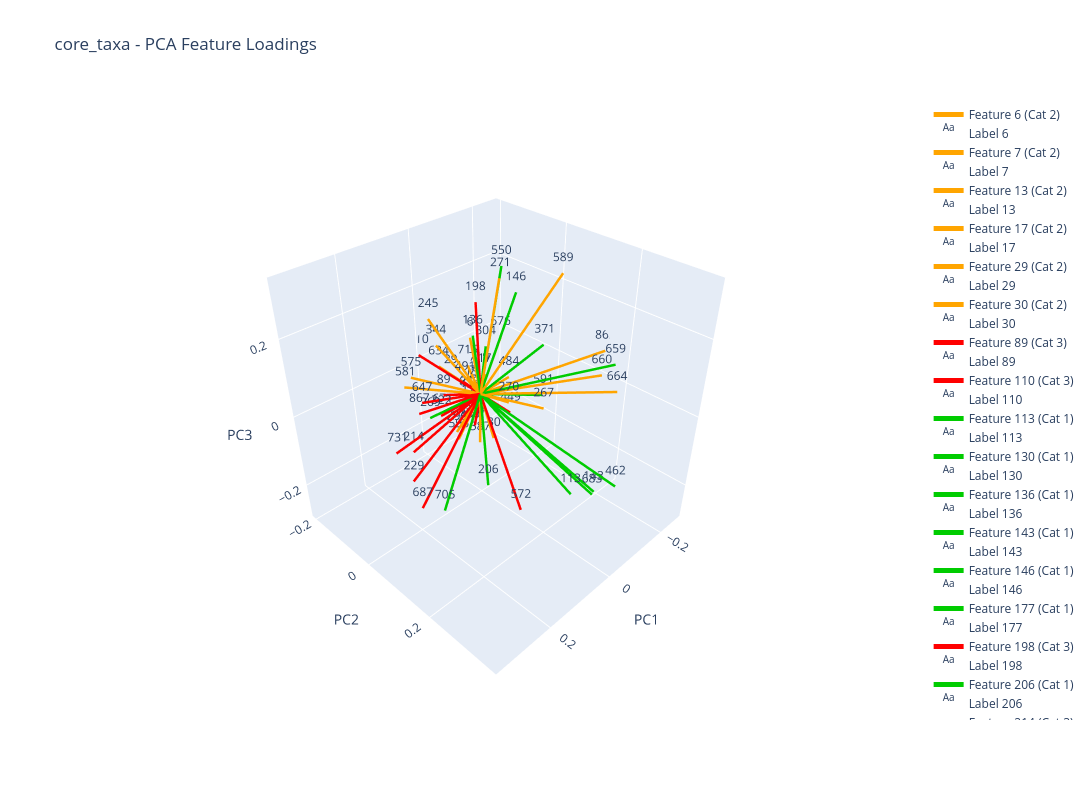

The cell this chart's notebook holds for it:
### Markdown cell above
## 15.8. core_taxa 3D Visualisation

### Code cell
# From the loadings dataframe:Influencers_OLS    # , dataset_name="Influencers_OLS"
plot_pca_feature_loadings(core_taxa, results_core_taxa_Loadings['core_taxa_loadings_df'],
                                                analysis_results_core_taxa,"core_taxa", plot_3d=True)

### Figure 1 — Plotly figure (JSON) as saved in the notebook; plotly's stock layout.template omitted (floating-point values rounded to 4 significant figures)
{"data": [{"line": {"color": "#FFA500", "width": 5}, "mode": "lines", "name": "Feature 6 (Cat 2)", "type": "scatter3d", "x": [0, -0.0177], "y": [0, -0.04744], "z": [0, 0.1233]}, {"mode": "text", "name": "Label 6", "text": ["6"], "textposition": "top center", "type": "scatter3d", "x": [-0.0177], "y": [-0.04744], "z": [0.1233]}, {"line": {"color": "#FFA500", "width": 5}, "mode": "lines", "name": "Feature 7 (Cat 2)", "type": "scatter3d", "x": [0, 0.01064], "y": [0, -0.01497], "z": [0, 0.01929]}, {"mode": "text", "name": "Label 7", "text": ["7"], "textposition": "top center", "type": "scatter3d", "x": [0.01064], "y": [-0.01497], "z": [0.01929]}, {"line": {"color": "#FFA500", "width": 5}, "mode": "lines", "name": "Feature 13 (Cat 2)", "type": "scatter3d", "x": [0, -0.01225], "y": [0, -0.0403], "z": [0, -0.007562]}, {"mode": "text", "name": "Label 13", "text": ["13"], "textposition": "top center", "type": "scatter3d", "x": [-0.01225], "y": [-0.0403], "z": [-0.007562]}, {"line": {"color": "#FFA500", "width": 5}, "mode": "lines", "name": "Feature 17 (Cat 2)", "type": "scatter3d", "x": [0, -0.1098], "y": [0, -0.09194], "z": [0, -0.03829]}, {"mode": "text", "name": "Label 17", "text": ["17"], "textposition": "top center", "type": "scatter3d", "x": [-0.1098], "y": [-0.09194], "z": [-0.03829]}, {"line": {"color": "#FFA500", "width": 5}, "mode": "lines", "name": "Feature 29 (Cat 2)", "type": "scatter3d", "x": [0, -0.001775], "y": [0, -0.09925], "z": [0, 0.003191]}, {"mode": "text", "name": "Label 29", "text": ["29"], "textposition": "top center", "type": "scatter3d", "x": [-0.001775], "y": [-0.09925], "z": [0.003191]}, {"line": {"color": "#FFA500", "width": 5}, "mode": "lines", "name": "Feature 30 (Cat 2)", "type": "scatter3d", "x": [0, -0.03569], "y": [0, 0.007568], "z": [0, -0.145]}, {"mode": "text", "name": "Label 30", "text": ["30"], "textposition": "top center", "type": "scatter3d", "x": [-0.03569], "y": [0.007568], "z": [-0.145]}, {"line": {"color": "#FF0000", "width": 5}, "mode": "lines", "name": "Feature 89 (Cat 3)", "type": "scatter3d", "x": [0, 0.07168], "y": [0, -0.04606], "z": [0, 0.00709]}, {"mode": "text", "name": "Label 89", "text": ["89"], "textposition": "top center", "type": "scatter3d", "x": [0.07168], "y": [-0.04606], "z": [0.00709]}, {"line": {"color": "#FF0000", "width": 5}, "mode": "lines", "name": "Feature 110 (Cat 3)", "type": "scatter3d", "x": [0, 0.009799], "y": [0, -0.1973], "z": [0, 0.02042]}, {"mode": "text", "name": "Label 110", "text": ["110"], "textposition": "top center", "type": "scatter3d", "x": [0.009799], "y": [-0.1973], "z": [0.02042]}, {"line": {"color": "#00CC00", "width": 5}, "mode": "lines", "name": "Feature 113 (Cat 1)", "type": "scatter3d", "x": [0, 0.14], "y": [0, 0.3697], "z": [0, 0.02271]}, {"mode": "text", "name": "Label 113", "text": ["113"], "textposition": "top center", "type": "scatter3d", "x": [0.14], "y": [0.3697], "z": [0.02271]}, {"line": {"color": "#00CC00", "width": 5}, "mode": "lines", "name": "Feature 130 (Cat 1)", "type": "scatter3d", "x": [0, -0.01543], "y": [0, -0.04407], "z": [0, -0.06313]}, {"mode": "text", "name": "Label 130", "text": ["130"], "textposition": "top center", "type": "scatter3d", "x": [-0.01543], "y": [-0.04407], "z": [-0.06313]}, {"line": {"color": "#00CC00", "width": 5}, "mode": "lines", "name": "Feature 136 (Cat 1)", "type": "scatter3d", "x": [0, -0.01107], "y": [0, -0.03191], "z": [0, 0.1379]}, {"mode": "text", "name": "Label 136", "text": ["136"], "textposition": "top center", "type": "scatter3d", "x": [-0.01107], "y": [-0.03191], "z": [0.1379]}, {"line": {"color": "#00CC00", "width": 5}, "mode": "lines", "name": "Feature 143 (Cat 1)", "type": "scatter3d", "x": [0, -0.1831], "y": [0, 0.2056], "z": [0, -0.2816]}, {"mode": "text", "name": "Label 143", "text": ["143"], "textposition": "top center", "type": "scatter3d", "x": [-0.1831], "y": [0.2056], "z": [-0.2816]}, {"line": {"color": "#00CC00", "width": 5}, "mode": "lines", "name": "Feature 146 (Cat 1)", "type": "scatter3d", "x": [0, -0.06305], "y": [0, 0.04689], "z": [0, 0.2574]}, {"mode": "text", "name": "Label 146", "text": ["146"], "textposition": "top center", "type": "scatter3d", "x": [-0.06305], "y": [0.04689], "z": [0.2574]}, {"line": {"color": "#00CC00", "width": 5}, "mode": "lines", "name": "Feature 177 (Cat 1)", "type": "scatter3d", "x": [0, -0.01541], "y": [0, -0.04379], "z": [0, -0.06322]}, {"mode": "text", "name": "Label 177", "text": ["177"], "textposition": "top center", "type": "scatter3d", "x": [-0.01541], "y": [-0.04379], "z": [-0.06322]}, {"line": {"color": "#FF0000", "width": 5}, "mode": "lines", "name": "Feature 198 (Cat 3)", "type": "scatter3d", "x": [0, -0.04967], "y": [0, -0.06004], "z": [0, 0.1976]}, {"mode": "text", "name": "Label 198", "text": ["198"], "textposition": "top center", "type": "scatter3d", "x": [-0.04967], "y": [-0.06004], "z": [0.1976]}, {"line": {"color": "#00CC00", "width": 5}, "mode": "lines", "name": "Feature 206 (Cat 1)", "type": "scatter3d", "x": [0, 0.2316], "y": [0, 0.2456], "z": [0, 0.02059]}, {"mode": "text", "name": "Label 206", "text": ["206"], "textposition": "top center", "type": "scatter3d", "x": [0.2316], "y": [0.2456], "z": [0.02059]}, {"line": {"color": "#FF0000", "width": 5}, "mode": "lines", "name": "Feature 214 (Cat 3)", "type": "scatter3d", "x": [0, 0.229], "y": [0, 0.02623], "z": [0, -0.03024]}, {"mode": "text", "name": "Label 214", "text": ["214"], "textposition": "top center", "type": "scatter3d", "x": [0.229], "y": [0.02623], "z": [-0.03024]}, {"line": {"color": "#FF0000", "width": 5}, "mode": "lines", "name": "Feature 217 (Cat 3)", "type": "scatter3d", "x": [0, 0.001076], "y": [0, -0.03066], "z": [0, -0.02111]}, {"mode": "text", "name": "Label 217", "text": ["217"], "textposition": "top center", "type": "scatter3d", "x": [0.001076], "y": [-0.03066], "z": [-0.02111]}, {"line": {"color": "#FF0000", "width": 5}, "mode": "lines", "name": "Feature 229 (Cat 3)", "type": "scatter3d", "x": [0, 0.2764], "y": [0, 0.07741], "z": [0, -0.05152]}, {"mode": "text", "name": "Label 229", "text": ["229"], "textposition": "top center", "type": "scatter3d", "x": [0.2764], "y": [0.07741], "z": [-0.05152]}, {"line": {"color": "#FFA500", "width": 5}, "mode": "lines", "name": "Feature 238 (Cat 2)", "type": "scatter3d", "x": [0, -0.003945], "y": [0, -0.01656], "z": [0, -0.04897]}, {"mode": "text", "name": "Label 238", "text": ["238"], "textposition": "top center", "type": "scatter3d", "x": [-0.003945], "y": [-0.01656], "z": [-0.04897]}, {"line": {"color": "#FFA500", "width": 5}, "mode": "lines", "name": "Feature 245 (Cat 2)", "type": "scatter3d", "x": [0, 0.02636], "y": [0, -0.1364], "z": [0, 0.1522]}, {"mode": "text", "name": "Label 245", "text": ["245"], "textposition": "top center", "type": "scatter3d", "x": [0.02636], "y": [-0.1364], "z": [0.1522]}, {"line": {"color": "#FFA500", "width": 5}, "mode": "lines", "name": "Feature 267 (Cat 2)", "type": "scatter3d", "x": [0, -0.05294], "y": [0, 0.142], "z": [0, 0.007029]}, {"mode": "text", "name": "Label 267", "text": ["267"], "textposition": "top center", "type": "scatter3d", "x": [-0.05294], "y": [0.142], "z": [0.007029]}, {"line": {"color": "#00CC00", "width": 5}, "mode": "lines", "name": "Feature 269 (Cat 1)", "type": "scatter3d", "x": [0, 0.1377], "y": [0, -0.02013], "z": [0, -0.01076]}, {"mode": "text", "name": "Label 269", "text": ["269"], "textposition": "top center", "type": "scatter3d", "x": [0.1377], "y": [-0.02013], "z": [-0.01076]}, {"line": {"color": "#FFA500", "width": 5}, "mode": "lines", "name": "Feature 270 (Cat 2)", "type": "scatter3d", "x": [0, 0.1723], "y": [0, 0.2418], "z": [0, 0.1853]}, {"mode": "text", "name": "Label 270", "text": ["270"], "textposition": "top center", "type": "scatter3d", "x": [0.1723], "y": [0.2418], "z": [0.1853]}, {"line": {"color": "#FFA500", "width": 5}, "mode": "lines", "name": "Feature 271 (Cat 2)", "type": "scatter3d", "x": [0, -0.03743], "y": [0, 0.02258], "z": [0, 0.2903]}, {"mode": "text", "name": "Label 271", "text": ["271"], "textposition": "top center", "type": "scatter3d", "x": [-0.03743], "y": [0.02258], "z": [0.2903]}, {"line": {"color": "#FFA500", "width": 5}, "mode": "lines", "name": "Feature 296 (Cat 2)", "type": "scatter3d", "x": [0, -0.007382], "y": [0, -0.09071], "z": [0, -0.1668]}, {"mode": "text", "name": "Label 296", "text": ["296"], "textposition": "top center", "type": "scatter3d", "x": [-0.007382], "y": [-0.09071], "z": [-0.1668]}, {"line": {"color": "#00CC00", "width": 5}, "mode": "lines", "name": "Feature 304 (Cat 1)", "type": "scatter3d", "x": [0, -0.05927], "y": [0, -0.03917], "z": [0, 0.08685]}, {"mode": "text", "name": "Label 304", "text": ["304"], "textposition": "top center", "type": "scatter3d", "x": [-0.05927], "y": [-0.03917], "z": [0.08685]}, {"line": {"color": "#FF0000", "width": 5}, "mode": "lines", "name": "Feature 322 (Cat 3)", "type": "scatter3d", "x": [0, 0.1105], "y": [0, -0.01417], "z": [0, -0.01551]}, {"mode": "text", "name": "Label 322", "text": ["322"], "textposition": "top center", "type": "scatter3d", "x": [0.1105], "y": [-0.01417], "z": [-0.01551]}, {"line": {"color": "#FFA500", "width": 5}, "mode": "lines", "name": "Feature 344 (Cat 2)", "type": "scatter3d", "x": [0, -0.005395], "y": [0, -0.1498], "z": [0, 0.06264]}, {"mode": "text", "name": "Label 344", "text": ["344"], "textposition": "top center", "type": "scatter3d", "x": [-0.005395], "y": [-0.1498], "z": [0.06264]}, {"line": {"color": "#FF0000", "width": 5}, "mode": "lines", "name": "Feature 354 (Cat 3)", "type": "scatter3d", "x": [0, -0.01775], "y": [0, -0.03791], "z": [0, -0.1218]}, {"mode": "text", "name": "Label 354", "text": ["354"], "textposition": "top center", "type": "scatter3d", "x": [-0.01775], "y": [-0.03791], "z": [-0.1218]}, {"line": {"color": "#FFA500", "width": 5}, "mode": "lines", "name": "Feature 360 (Cat 2)", "type": "scatter3d", "x": [0, -0.0319], "y": [0, -0.07068], "z": [0, -0.1613]}, {"mode": "text", "name": "Label 360", "text": ["360"], "textposition": "top center", "type": "scatter3d", "x": [-0.0319], "y": [-0.07068], "z": [-0.1613]}, {"line": {"color": "#00CC00", "width": 5}, "mode": "lines", "name": "Feature 371 (Cat 1)", "type": "scatter3d", "x": [0, -0.07831], "y": [0, 0.1138], "z": [0, 0.1504]}, {"mode": "text", "name": "Label 371", "text": ["371"], "textposition": "top center", "type": "scatter3d", "x": [-0.07831], "y": [0.1138], "z": [0.1504]}, {"line": {"color": "#FF0000", "width": 5}, "mode": "lines", "name": "Feature 449 (Cat 3)", "type": "scatter3d", "x": [0, -0.08657], "y": [0, 0.01369], "z": [0, -0.09007]}, {"mode": "text", "name": "Label 449", "text": ["449"], "textposition": "top center", "type": "scatter3d", "x": [-0.08657], "y": [0.01369], "z": [-0.09007]}, {"line": {"color": "#00CC00", "width": 5}, "mode": "lines", "name": "Feature 462 (Cat 1)", "type": "scatter3d", "x": [0, -0.1616], "y": [0, 0.2766], "z": [0, -0.2041]}, {"mode": "text", "name": "Label 462", "text": ["462"], "textposition": "top center", "type": "scatter3d", "x": [-0.1616], "y": [0.2766], "z": [-0.2041]}, {"line": {"color": "#FFA500", "width": 5}, "mode": "lines", "name": "Feature 484 (Cat 2)", "type": "scatter3d", "x": [0, -0.07122], "y": [0, 0.02216], "z": [0, 0.0255]}, {"mode": "text", "name": "Label 484", "text": ["484"], "textposition": "top center", "type": "scatter3d", "x": [-0.07122], "y": [0.02216], "z": [0.0255]}, {"line": {"color": "#FF0000", "width": 5}, "mode": "lines", "name": "Feature 491 (Cat 3)", "type": "scatter3d", "x": [0, 0.001089], "y": [0, -0.05241], "z": [0, 0.007985]}, {"mode": "text", "name": "Label 491", "text": ["491"], "textposition": "top center", "type": "scatter3d", "x": [0.001089], "y": [-0.05241], "z": [0.007985]}, {"line": {"color": "#00CC00", "width": 5}, "mode": "lines", "name": "Feature 550 (Cat 1)", "type": "scatter3d", "x": [0, -0.08052], "y": [0, -0.01131], "z": [0, 0.2931]}, {"mode": "text", "name": "Label 550", "text": ["550"], "textposition": "top center", "type": "scatter3d", "x": [-0.08052], "y": [-0.01131], "z": [0.2931]}, {"line": {"color": "#FF0000", "width": 5}, "mode": "lines", "name": "Feature 572 (Cat 3)", "type": "scatter3d", "x": [0, 0.05434], "y": [0, 0.1757], "z": [0, -0.209]}, {"mode": "text", "name": "Label 572", "text": ["572"], "textposition": "top center", "type": "scatter3d", "x": [0.05434], "y": [0.1757], "z": [-0.209]}, {"line": {"color": "#FFA500", "width": 5}, "mode": "lines", "name": "Feature 575 (Cat 2)", "type": "scatter3d", "x": [0, 0.09793], "y": [0, -0.1254], "z": [0, 0.02868]}, {"mode": "text", "name": "Label 575", "text": ["575"], "textposition": "top center", "type": "scatter3d", "x": [0.09793], "y": [-0.1254], "z": [0.02868]}, {"line": {"color": "#FFA500", "width": 5}, "mode": "lines", "name": "Feature 581 (Cat 2)", "type": "scatter3d", "x": [0, 0.1629], "y": [0, -0.07052], "z": [0, 0.059]}, {"mode": "text", "name": "Label 581", "text": ["581"], "textposition": "top center", "type": "scatter3d", "x": [0.1629], "y": [-0.07052], "z": [0.059]}, {"line": {"color": "#FFA500", "width": 5}, "mode": "lines", "name": "Feature 587 (Cat 2)", "type": "scatter3d", "x": [0, -0.02788], "y": [0, -0.03093], "z": [0, -0.1762]}, {"mode": "text", "name": "Label 587", "text": ["587"], "textposition": "top center", "type": "scatter3d", "x": [-0.02788], "y": [-0.03093], "z": [-0.1762]}, {"line": {"color": "#FFA500", "width": 5}, "mode": "lines", "name": "Feature 589 (Cat 2)", "type": "scatter3d", "x": [0, -0.1012], "y": [0, 0.1373], "z": [0, 0.321]}, {"mode": "text", "name": "Label 589", "text": ["589"], "textposition": "top center", "type": "scatter3d", "x": [-0.1012], "y": [0.1373], "z": [0.321]}, {"line": {"color": "#00CC00", "width": 5}, "mode": "lines", "name": "Feature 591 (Cat 1)", "type": "scatter3d", "x": [0, -0.1237], "y": [0, 0.08009], "z": [0, -0.02136]}, {"mode": "text", "name": "Label 591", "text": ["591"], "textposition": "top center", "type": "scatter3d", "x": [-0.1237], "y": [0.08009], "z": [-0.02136]}, {"line": {"color": "#FFA500", "width": 5}, "mode": "lines", "name": "Feature 596 (Cat 2)", "type": "scatter3d", "x": [0, -0.01898], "y": [0, -0.09756], "z": [0, -0.2003]}, {"mode": "text", "name": "Label 596", "text": ["596"], "textposition": "top center", "type": "scatter3d", "x": [-0.01898], "y": [-0.09756], "z": [-0.2003]}, {"line": {"color": "#FFA500", "width": 5}, "mode": "lines", "name": "Feature 634 (Cat 2)", "type": "scatter3d", "x": [0, -0.008832], "y": [0, -0.1476], "z": [0, 0.002424]}, {"mode": "text", "name": "Label 634", "text": ["634"], "textposition": "top center", "type": "scatter3d", "x": [-0.008832], "y": [-0.1476], "z": [0.002424]}, {"line": {"color": "#FF0000", "width": 5}, "mode": "lines", "name": "Feature 647 (Cat 3)", "type": "scatter3d", "x": [0, 0.1482], "y": [0, -0.03161], "z": [0, 0.02995]}, {"mode": "text", "name": "Label 647", "text": ["647"], "textposition": "top center", "type": "scatter3d", "x": [0.1482], "y": [-0.03161], "z": [0.02995]}, {"line": {"color": "#00CC00", "width": 5}, "mode": "lines", "name": "Feature 659 (Cat 1)", "type": "scatter3d", "x": [0, -0.1496], "y": [0, 0.2501], "z": [0, 0.1314]}, {"mode": "text", "name": "Label 659", "text": ["659"], "textposition": "top center", "type": "scatter3d", "x": [-0.1496], "y": [0.2501], "z": [0.1314]}, {"line": {"color": "#FFA500", "width": 5}, "mode": "lines", "name": "Feature 660 (Cat 2)", "type": "scatter3d", "x": [0, -0.2211], "y": [0, 0.1713], "z": [0, 0.03413]}, {"mode": "text", "name": "Label 660", "text": ["660"], "textposition": "top center", "type": "scatter3d", "x": [-0.2211], "y": [0.1713], "z": [0.03413]}, {"line": {"color": "#FFA500", "width": 5}, "mode": "lines", "name": "Feature 664 (Cat 2)", "type": "scatter3d", "x": [0, -0.1878], "y": [0, 0.2374], "z": [0, 0.03627]}, {"mode": "text", "name": "Label 664", "text": ["664"], "textposition": "top center", "type": "scatter3d", "x": [-0.1878], "y": [0.2374], "z": [0.03627]}, {"line": {"color": "#FFA500", "width": 5}, "mode": "lines", "name": "Feature 671 (Cat 2)", "type": "scatter3d", "x": [0, 0.04982], "y": [0, -0.08002], "z": [0, -0.07678]}, {"mode": "text", "name": "Label 671", "text": ["671"], "textposition": "top center", "type": "scatter3d", "x": [0.04982], "y": [-0.08002], "z": [-0.07678]}, {"line": {"color": "#FFA500", "width": 5}, "mode": "lines", "name": "Feature 674 (Cat 2)", "type": "scatter3d", "x": [0, -0.03395], "y": [0, -0.09893], "z": [0, -0.1723]}, {"mode": "text", "name": "Label 674", "text": ["674"], "textposition": "top center", "type": "scatter3d", "x": [-0.03395], "y": [-0.09893], "z": [-0.1723]}, {"line": {"color": "#FFA500", "width": 5}, "mode": "lines", "name": "Feature 676 (Cat 2)", "type": "scatter3d", "x": [0, -0.05443], "y": [0, 0.01132], "z": [0, 0.1356]}, {"mode": "text", "name": "Label 676", "text": ["676"], "textposition": "top center", "type": "scatter3d", "x": [-0.05443], "y": [0.01132], "z": [0.1356]}, {"line": {"color": "#00CC00", "width": 5}, "mode": "lines", "name": "Feature 683 (Cat 1)", "type": "scatter3d", "x": [0, -0.1192], "y": [0, 0.2438], "z": [0, -0.2251]}, {"mode": "text", "name": "Label 683", "text": ["683"], "textposition": "top center", "type": "scatter3d", "x": [-0.1192], "y": [0.2438], "z": [-0.2251]}, {"line": {"color": "#FF0000", "width": 5}, "mode": "lines", "name": "Feature 687 (Cat 3)", "type": "scatter3d", "x": [0, 0.3222], "y": [0, 0.1561], "z": [0, -0.04279]}, {"mode": "text", "name": "Label 687", "text": ["687"], "textposition": "top center", "type": "scatter3d", "x": [0.3222], "y": [0.1561], "z": [-0.04279]}, {"line": {"color": "#00CC00", "width": 5}, "mode": "lines", "name": "Feature 705 (Cat 1)", "type": "scatter3d", "x": [0, 0.3427], "y": [0, 0.2435], "z": [0, 0.02517]}, {"mode": "text", "name": "Label 705", "text": ["705"], "textposition": "top center", "type": "scatter3d", "x": [0.3427], "y": [0.2435], "z": [0.02517]}, {"line": {"color": "#FFA500", "width": 5}, "mode": "lines", "name": "Feature 715 (Cat 2)", "type": "scatter3d", "x": [0, -0.02737], "y": [0, -0.06747], "z": [0, 0.03457]}, {"mode": "text", "name": "Label 715", "text": ["715"], "textposition": "top center", "type": "scatter3d", "x": [-0.02737], "y": [-0.06747], "z": [0.03457]}, {"line": {"color": "#FF0000", "width": 5}, "mode": "lines", "name": "Feature 719 (Cat 3)", "type": "scatter3d", "x": [0, -0.02427], "y": [0, -0.02818], "z": [0, 0.03404]}, {"mode": "text", "name": "Label 719", "text": ["719"], "textposition": "top center", "type": "scatter3d", "x": [-0.02427], "y": [-0.02818], "z": [0.03404]}, {"line": {"color": "#FF0000", "width": 5}, "mode": "lines", "name": "Feature 731 (Cat 3)", "type": "scatter3d", "x": [0, 0.2784], "y": [0, 0.03109], "z": [0, -0.00313]}, {"mode": "text", "name": "Label 731", "text": ["731"], "textposition": "top center", "type": "scatter3d", "x": [0.2784], "y": [0.03109], "z": [-0.00313]}, {"line": {"color": "#FFA500", "width": 5}, "mode": "lines", "name": "Feature 853 (Cat 2)", "type": "scatter3d", "x": [0, -0.01818], "y": [0, -0.05496], "z": [0, -0.04688]}, {"mode": "text", "name": "Label 853", "text": ["853"], "textposition": "top center", "type": "scatter3d", "x": [-0.01818], "y": [-0.05496], "z": [-0.04688]}, {"line": {"color": "#FFA500", "width": 5}, "mode": "lines", "name": "Feature 863 (Cat 2)", "type": "scatter3d", "x": [0, -0.2622], "y": [0, 0.1466], "z": [0, 0.07269]}, {"mode": "text", "name": "Label 863", "text": ["863"], "textposition": "top center", "type": "scatter3d", "x": [-0.2622], "y": [0.1466], "z": [0.07269]}, {"line": {"color": "#FF0000", "width": 5}, "mode": "lines", "name": "Feature 867 (Cat 3)", "type": "scatter3d", "x": [0, 0.1784], "y": [0, -0.007563], "z": [0, 0.02783]}, {"mode": "text", "name": "Label 867", "text": ["867"], "textposition": "top center", "type": "scatter3d", "x": [0.1784], "y": [-0.007563], "z": [0.02783]}], "layout": {"height": 800, "scene": {"aspectmode": "cube", "camera": {"center": {"x": 0, "y": 0, "z": 0}, "eye": {"x": 1.5, "y": 1.5, "z": 1.5}, "up": {"x": 0, "y": 0, "z": 1}}, "xaxis": {"title": {"text": "PC1"}}, "yaxis": {"title": {"text": "PC2"}}, "zaxis": {"title": {"text": "PC3"}}}, "showlegend": true, "title": {"text": "core_taxa - PCA Feature Loadings"}, "width": 1200}}
